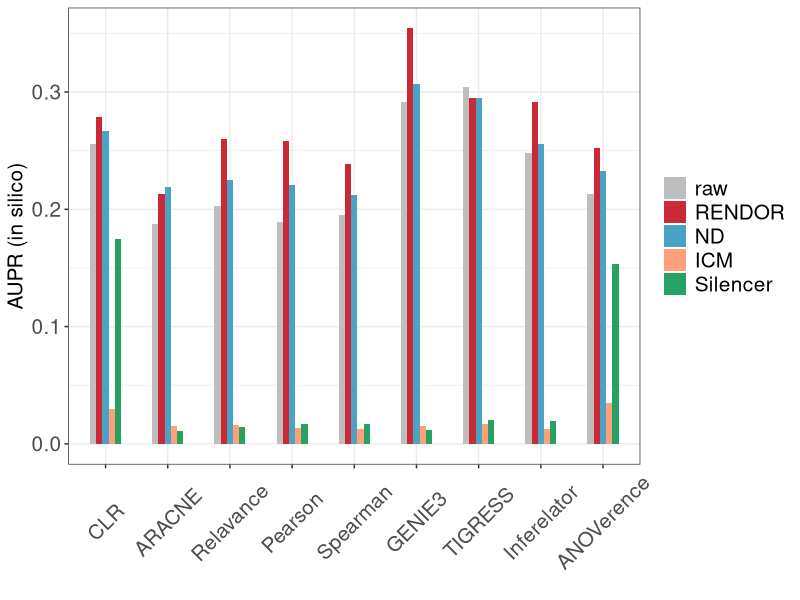
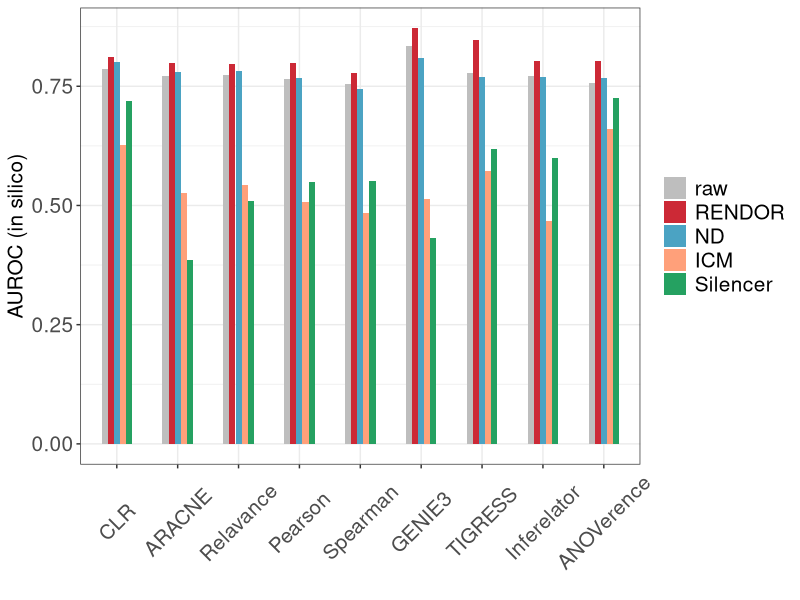

Write R code to recreate these figures, in order.
library(ggplot2)

name_ <- '(in silico)'

AUPR <- read.table("./2. DREAM/Results/AUPR.csv",sep=",")
AUROC <- read.table("./2. DREAM/Results/AUROC.csv",sep=",")
AUPR <- as.matrix(AUPR)
AUROC <- as.matrix(AUROC)

methods_name <- c('CLR','Relavance','ARACNE','Pearson','Spearman',
                  'GENIE3','TIGRESS','Inferelator','ANOVerence')

data <- data.frame(
  algorithm = rep(methods_name, 5),
  methods = c(
    rep('raw', 9),
    rep('RENDOR', 9),
    rep('ND', 9),
    rep('ICM', 9),
    rep('Silencer', 9)
  ),
  AUPR = as.vector(t(AUPR)),
  AUROC = as.vector(t(AUROC))
)


data$algorithm <- factor(data$algorithm,
                         c('CLR','ARACNE','Relavance',
                           'Pearson','Spearman','GENIE3',
                           'TIGRESS','Inferelator','ANOVerence'))

data$methods <-
  factor(data$methods, c('raw', 'RENDOR','ND','ICM','Silencer'))



#-------------------------------------------------------------------------------
# plot result
ggplot(data, mapping = aes(x = algorithm, y = AUPR, fill = methods)) +
  geom_bar(stat = 'identity',
           position = 'dodge',
           width = 0.5) +
  scale_fill_manual(values = c("#BEBEBE", 
                               "#CC2936",
                               "#4BA3C3",
                               "#FFA07A",
                               "#25A161"
  )) +
  ylab(paste0('AUPR ', name_)) + xlab("") + theme_bw() +
  theme(legend.title = element_blank(),
        legend.text = element_text(size=15),
        axis.text.x = element_text(size=15,angle = 45,hjust = 0.5,vjust=0.5),
        axis.text.y = element_text(size=15),
        axis.title.y = element_text(size=15))


ggplot(data, mapping = aes(x = algorithm, y = AUROC, fill = methods)) +
  geom_bar(stat = 'identity',
           position = 'dodge',
           width = 0.5) +
  scale_fill_manual(values = c("#BEBEBE", 
                               "#CC2936",
                               "#4BA3C3",
                               "#FFA07A",
                               "#25A161"
                               )) +
  ylab(paste0('AUROC ', name_)) + xlab("") + theme_bw() +
  theme(legend.title = element_blank(),
        legend.text = element_text(size=15),
        axis.text.x = element_text(size=15,angle = 45,hjust = 0.5,vjust=0.5),
        axis.text.y = element_text(size=15),
        axis.title.y = element_text(size=15))

# 1000*400


